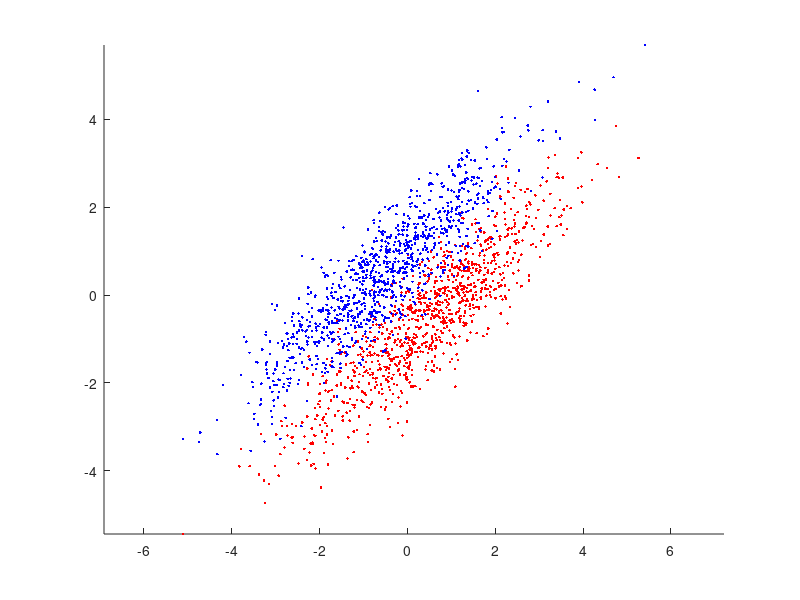
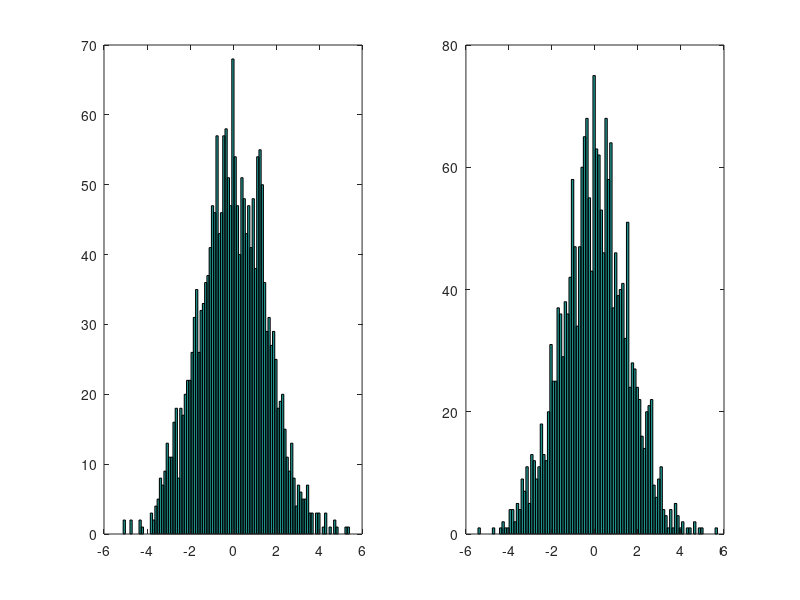
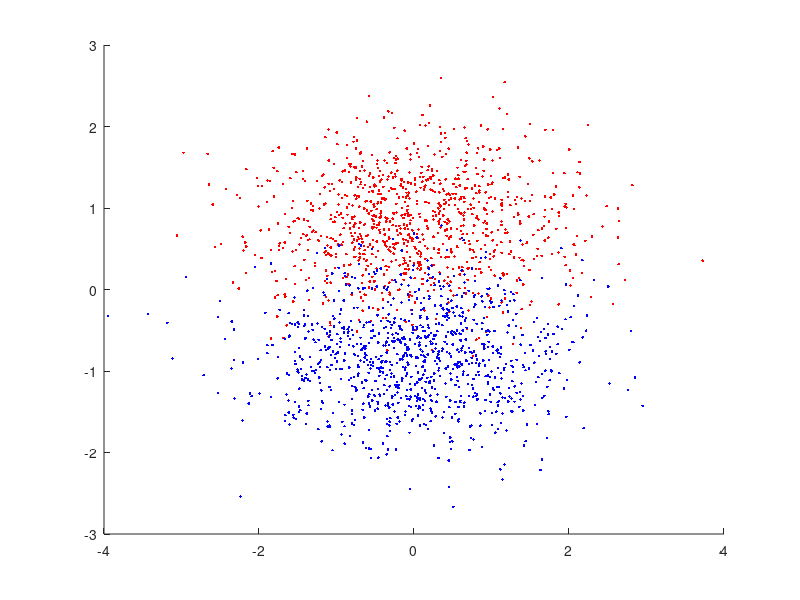
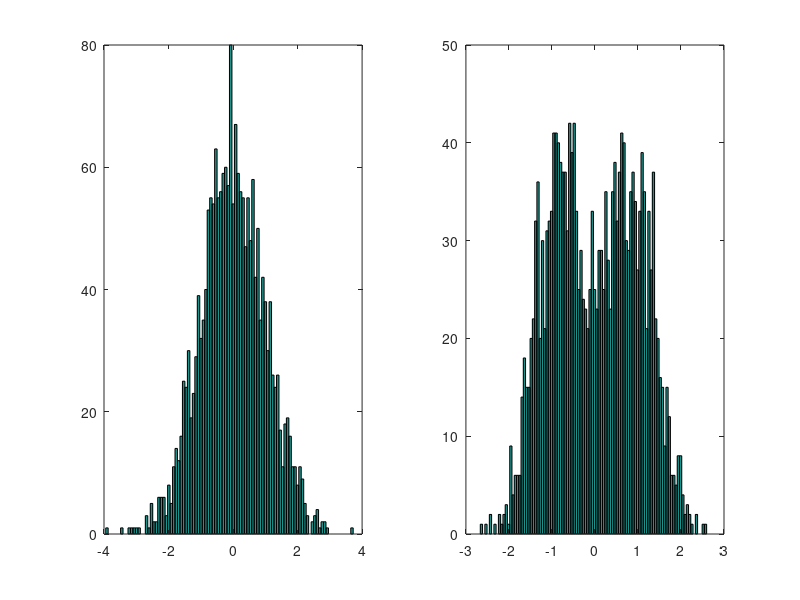

Write MATLAB code to recreate these figures, in order.
% In this example we first generate a 2 dimensional dataset which is
% distributed along an axis which is 45 degrees to the x-axis. We then
% apply PCA to show that the axis it generates is alinged along this axis.
clear; 
close all; 

G = diag([2, 0.5]);
R = [cos(pi/4), -sin(pi/4); sin(pi/4), cos(pi/4)]; 
m = 1000; 
%Multiplying with G results in scaling of x-axis by 2 and y-axis by 0.5
%Multiplying with R results in rotation of the data by pi/4 rads
x = R * G * randn(2, m) + repmat([0.5;-0.5], 1, m); 
x = [x, R * G * randn(2, m) + repmat([-0.5;0.5], 1, m)]; 
y = [ones(1,m), 2*ones(1,m)]; 

iscolor = 1; 

%Plotting the orginal random data generated
figure; 
hold on; 
if iscolor == 1
  plot(x(1, y==1), x(2, y==1), 'r.'); 
  plot(x(1, y==2), x(2, y==2), 'b.'); 
else
  plot(x(1,:), x(2,:), 'b.'); 
end
axis equal 
hold off; 

drawnow; 

figure; 
subplot(1, 2, 1); 
hist(x(1,:), 100); 
subplot(1, 2, 2); 
hist(x(2,:), 100); 

% number of data points to work with; 
m = size(x, 2); 

input('press key to continue ...\n'); 

% Normalize the the data
Anew = x'; 
stdA = std(Anew, 1, 1); 
Anew = Anew * diag(1./stdA); 
Anew = Anew'; 

% PCA
% Subtracting by the mean
mu=sum(Anew,2)./m;
xc = bsxfun(@minus, Anew, mu); 

% Finding Covariance matrix
C = xc * xc' ./ m; 

% Finding eigenvectors of the Covarance matrix
k = 2; 
[W, S] = eigs(C, k); 
diag(S);
%single(W' * W)

%Pojecting the data along the principal component
dim1 = W(:,1)' * xc ./ sqrt(S(1,1));
dim2 = W(:,2)' * xc ./ sqrt(S(2,2));

% Plotting the data projected along the principal component
figure; 
hold on; 
if iscolor == 1 
  plot(dim1(y==1), dim2(y==1), 'r.'); 
  plot(dim1(y==2), dim2(y==2), 'b.'); 
else
  plot(dim1, dim2, 'b.'); 
end
hold off; 

figure; 
subplot(1, 2, 1); 
hist(dim1, 100); 
subplot(1, 2, 2); 
hist(dim2, 100); 
